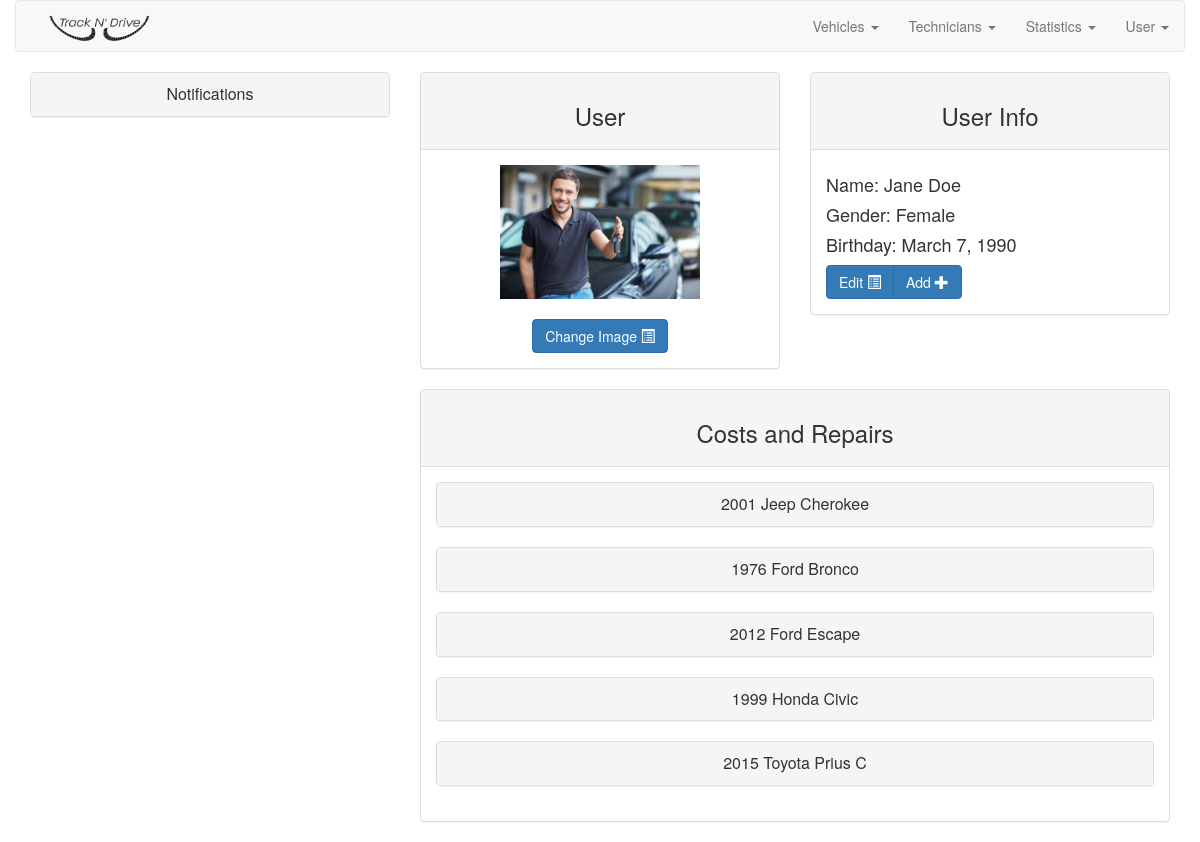
The app's page /track_n_drive/ with its own data.
### track_n_drive/models.py (models this page shows, shortened)
class User(models.Model):
    id = models.UUIDField(primary_key=True, default=uuid.uuid4, editable=False)
    fname = models.CharField(max_length=30, help_text="Enter your first name.", default="Joe")
    lname = models.CharField(max_length=30, help_text="Enter your last name.", default="Schmo")
    password = models.CharField(max_length=30, help_text="Enter your password.", default="password")

class UserAddedInfo(models.Model):
    information_name = models.CharField(max_length=200, help_text="Information Category", default="info name")
    information_contents = models.CharField(max_length=200, help_text="Information to Add", default="info content")
    user_info = models.ForeignKey('User', help_text="User", blank=True, null=True, on_delete=models.SET_NULL,
                                  related_name="info")

class Car(models.Model):
    unique_id = models.UUIDField(primary_key=True, default=uuid.uuid4, editable=False)
    make = models.CharField(max_length=50, help_text="Enter the make of the car.", null=False, default="make")
    model = models.CharField(max_length=50, help_text="Enter the model of the car.", null=False, default="model")
    year = models.IntegerField(help_text="Enter the year of the car.", null=False, default=1)
    engine_type = models.CharField(max_length=50, help_text="Enter the engine type of the car.", null=True)
    user = models.ForeignKey('User', help_text="Which user owns this car?", blank=False, null=False,
                             on_delete=models.CASCADE)
    mileage = models.IntegerField(help_text="Enter the mileage of the car", null=True)
    oil_type = models.CharField(max_length=50, help_text="Enter the oil type of the car.", null=True)
    color = models.CharField(max_length=50, help_text="Enter the color of the car.", null=False, default="color")
    registration = models.CharField(max_length=50, help_text="Enter the registration of the car.",
                                    blank=True, null=True)
    vin_number = models.CharField(max_length=50, help_text="Enter the vin number of the car", null=True)

### track_n_drive/views.py (the view)
def index(request):
    user = User.objects.all()[0]
    cars = Car.objects.all()
    techs = Technician.objects.all()
    return render(
        request,
        'index.html',
        context={
            'user': user, 'cars': cars, 'techs': techs,
        },
    )

### track_n_drive/models.py (called while the page is built)
    def __str__(self):
        return self.fname + " " + self.lname

### track_n_drive/templates/index.html (shortened to what this page needs)
{% extends "base_userprofile.html" %}
{% block nav %}
<nav class="navbar navbar-default">
    <div class="container-fluid">
        <div class="navbar-header">
            <a class="navbar-brand brand" href="{% url 'index' %}">
                {% load static %}
                <img src="{% static 'pic/logo-invert.png' %}" alt="Home" height="70"/>
            </a>
        </div>
        <ul class="nav navbar-nav navbar-right">
            <li class="dropdown">
                <a class="dropdown-toggle" data-toggle="dropdown" href="#">
                    Vehicles <span class="caret"></span>
                </a>
            </li>
            <li class="dropdown">
                <a class="dropdown-toggle" data-toggle="dropdown" href="#">
                    Technicians <span class="caret"></span>
                </a>
            </li>
            <li>
                <a class="dropdown-toggle" data-toggle="dropdown" href="#"
                   title="Seeing how much money you have put into your car">
                    Statistics <span class="caret"></span>
                </a>
            </li>
            <li>
                <a class="dropdown-toggle" data-toggle="dropdown" href="#">
                    User <span class="caret"></span>
                </a>
            </li>
        </ul>
    </div>
</nav>
{% endblock %}
{% block usercontent %}
<div class="row">
    <div class="col-md-12">
        <div class="col-md-4">
            <div class="panel-group">
                <div class="panel panel-default">
                    <div class="panel-heading text-center">
                        <p class="panel-title">
                            <a data-toggle="collapse" data-parent="accordion"
                               href="#notif">
                                Notifications
                            </a>
                        </p>
                    </div>
                </div>
            </div>
        </div>
        <div class="col-md-8">
            <div class="row">
                <div class="col-md-6">
                    <div class="panel panel-default">
                        <div class="panel-heading text-center">
                            <h3>
                                User
                            </h3>
                        </div>
                        <div class="panel-body text-center">
                            {% load static %}
                            <img class="center-block" src="{% static 'pic/car-guy_profile-pic.jpg' %}" alt="user1"
                                 width="200"/>
                            <br/>
                            <button type="button" class="btn btn-primary">
                                Change Image <span class="glyphicon glyphicon-list-alt"></span>
                            </button>
                        </div>
                    </div>
                </div>
                <div class="col-md-6">
                    <div class="panel panel-default">
                        <div class="panel-heading text-center">
                            <h3>
                                User Info
                            </h3>
                        </div>
                        <div class="panel-body">
                            <h4 title="Editable Field: User name">
                                Name: {{ user.fname }} {{ user.lname }}
                            </h4>
                            {% for info in user.info.all %}
                            <h4>
                                {{ info.information_name|title }}: {{ info.information_contents|title }}
                            </h4>
                            {% endfor %}
                            <div class="text-center btn-group">
                                <button type="button" class="btn btn-primary">
                                    Edit <span class="glyphicon glyphicon-list-alt"></span>
                                </button>
                                <button type="button" class="btn btn-primary">
                                    Add <span class="glyphicon glyphicon-plus"></span>
                                </button>
                            </div>
                        </div>
                    </div>
                </div>
            </div>
            <div class="row">
                <div class="col-md-12">
                    <div class="panel panel-default">
                        <div class="panel-heading text-center">
                            <h3>
                                Costs and Repairs
                            </h3>
                        </div>
                        <div class="panel-body">
                            <ul class="list-group list-var">
                                {% for car in cars %}
                                <li>
                                    <div class="panel-group">
                                        <div class="panel panel-default">
                                            <div class="panel-heading text-center">
                                                <p class="panel-title">
                                                    <a data-toggle="collapse" data-parent="accordion"
                                                       href="#car-repair{{ forloop.counter }}">
                                                        {{ car.year }} {{ car.make }} {{ car.model }}
                                                    </a>
                                                </p>
                                            </div>
                                        </div>
                                    </div>
                                </li>
                                {% endfor %}
                            </ul>
                        </div>
                    </div>
                </div>
            </div>
        </div>
    </div>
</div>
{% endblock %}

### track_n_drive/templates/base_userprofile.html (shortened to what this page needs)
<!DOCTYPE html>
<html lang="en">
<head>
    {% load static %}
    <link rel="stylesheet"
          href="https://maxcdn.bootstrapcdn.com/bootstrap/3.3.7/css/bootstrap.min.css"
    >
    {% load static %}
    <link rel="stylesheet" href="{% static 'css/style.css' %}">
</head>
<body>
<div class="container">
    <div class="row">
        <div class="col-md-12">
            <div class="row">
                {% block nav %}{% endblock %}
            </div>
            <div class="row">
                {% block usercontent %}{% endblock %}
            </div>
        </div>
    </div>
</div>
</body>
</html>

### track_n_drive/static/css/style.css (style rules this page uses)
.navbar { position: relative; }
.brand { position: relative; left: 10%; margin-top: -25px !important; display: block; }
.list-var { list-style-type: none; }

### records on screen
User: fname "Jane", lname "Doe"
UserAddedInfo: information_name "Gender", information_contents "Female"
UserAddedInfo: information_name "Birthday", information_contents "March 7, 1990"
Car: year "2001", make "Jeep", model "Cherokee"
Car: year "1976", make "Ford", model "Bronco"
Car: year "2012", make "Ford", model "Escape"
Car: year "1999", make "Honda", model "Civic"
Car: year "2015", make "Toyota", model "Prius C"
